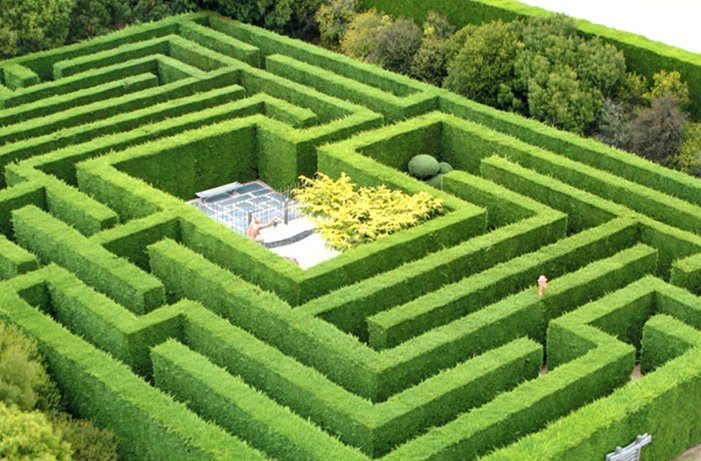
#> input picture OpenCV301/ImageFile/lab.jpg, 701 x 461 px, found by its file name
$ python HistogramCreat.py
#> lines starting #> are read from the running program, lines starting #| are printed output that depends on the picture
import cv2 as cv
import numpy as np
import matplotlib.pyplot as plt

def customHist(gray):
    h, w = gray.shape
    hist = np.zeros([256], dtype = np.int32)
    for row in range(h):
        for col in range(w):
            pv = gray[row, col]
            hist[pv] += 1
    y_pos = np.arange(0, 256, 1, dtype=np.int32)
    plt.bar(y_pos, hist, align='center', color = "r", alpha=0.5)
    plt.xticks(y_pos, y_pos)
    plt.ylabel("Frequency")
    plt.title("Histogram")
    plt.show()

def imageHist(image):
    cv.imshow("Input", image)
    color = ("blue", "green", "red")
    for i, col in enumerate(color):
        hist = cv.calcHist(image, [i], None, [256], [0, 256])
        plt.plot(hist, color=col)
        plt.xlim([0, 256])
    plt.show()


src = cv.imread("OpenCV301/ImageFile/lab.jpg")
#> src is the input picture: shape (461, 701, 3); mean B, G, R 62.1, 144.8, 110.1
cv.namedWindow("Input", cv.WINDOW_AUTOSIZE)
cv.imshow("Input", src)
cv.waitKey(0)

gray = cv.cvtColor(src, cv.COLOR_BGR2GRAY)
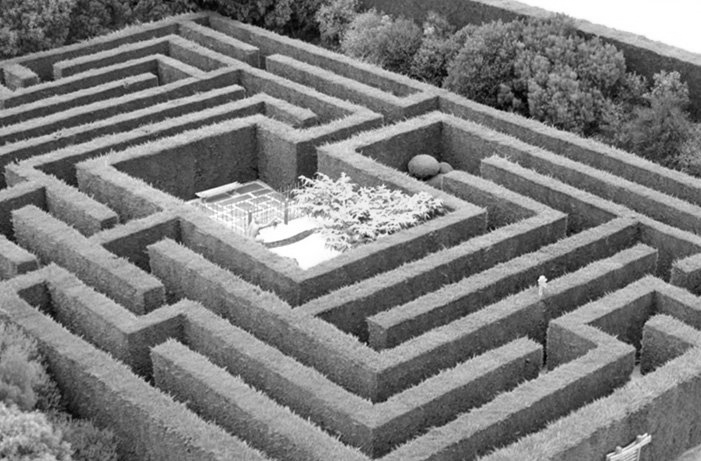
#> gray: shape (461, 701); min 1, max 255, mean 125
customHist(gray)
#> after the loop in customHist, `for row in range(h):`: hist = 256 values, max 4090 at index 255, min 0 at index 0, mean 1262.3
#> in customHist, `plt.show()`:
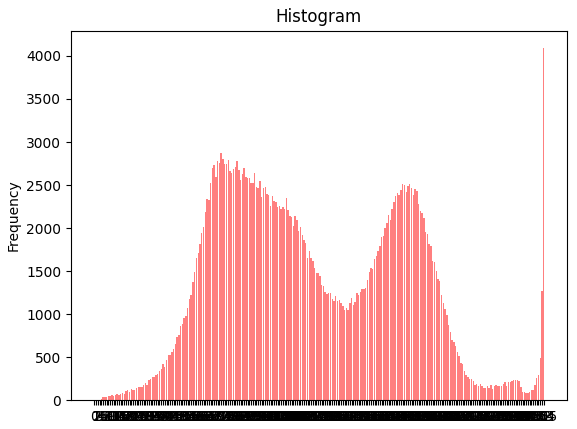
#> figure drawn by matplotlib, 1 panel; tallest bar 4090 high, from x = 254.6 to 255.4
imageHist(src)    # Bu kod rgb renklerin dağılımını göstermeye yarıyor.
#> in imageHist, `plt.show()`:
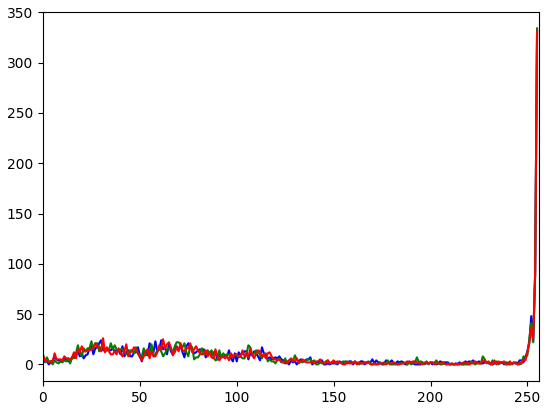
#> figure drawn by matplotlib, 1 panel; curve peaks at x = 255, y = 331; curve peaks at x = 255, y = 334; curve peaks at x = 255, y = 331
